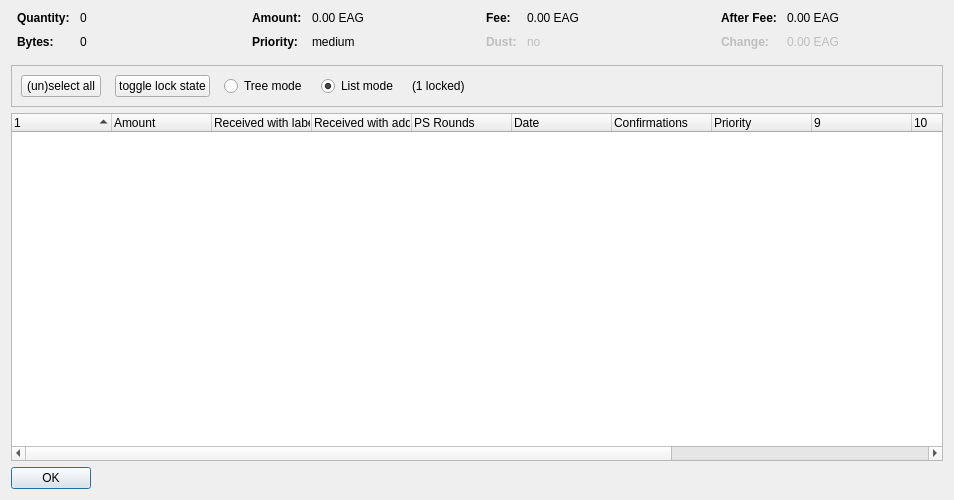
<?xml version="1.0" encoding="UTF-8"?>
<ui version="4.0">
 <class>CoinControlDialog</class>
 <widget class="QDialog" name="CoinControlDialog">
  <property name="geometry">
   <rect>
    <x>0</x>
    <y>0</y>
    <width>954</width>
    <height>500</height>
   </rect>
  </property>
  <property name="windowTitle">
   <string>Coin Selection</string>
  </property>
  <layout class="QVBoxLayout" name="verticalLayout">
   <item>
    <layout class="QHBoxLayout" name="horizontalLayoutTop" stretch="0,0,0,0">
     <property name="topMargin">
      <number>0</number>
     </property>
     <property name="bottomMargin">
      <number>10</number>
     </property>
     <item>
      <layout class="QFormLayout" name="formLayoutCoinControl1">
       <property name="horizontalSpacing">
        <number>10</number>
       </property>
       <property name="verticalSpacing">
        <number>10</number>
       </property>
       <property name="leftMargin">
        <number>6</number>
       </property>
       <property name="rightMargin">
        <number>6</number>
       </property>
       <item row="0" column="0">
        <widget class="QLabel" name="labelCoinControlQuantityText">
         <property name="font">
          <font>
           <weight>75</weight>
           <bold>true</bold>
          </font>
         </property>
         <property name="text">
          <string>Quantity:</string>
         </property>
        </widget>
       </item>
       <item row="0" column="1">
        <widget class="QLabel" name="labelCoinControlQuantity">
         <property name="cursor">
          <cursorShape>IBeamCursor</cursorShape>
         </property>
         <property name="contextMenuPolicy">
          <enum>Qt::ActionsContextMenu</enum>
         </property>
         <property name="text">
          <string notr="true">0</string>
         </property>
         <property name="textInteractionFlags">
          <set>Qt::LinksAccessibleByMouse|Qt::TextSelectableByKeyboard|Qt::TextSelectableByMouse</set>
         </property>
        </widget>
       </item>
       <item row="1" column="0">
        <widget class="QLabel" name="labelCoinControlBytesText">
         <property name="font">
          <font>
           <weight>75</weight>
           <bold>true</bold>
          </font>
         </property>
         <property name="text">
          <string>Bytes:</string>
         </property>
        </widget>
       </item>
       <item row="1" column="1">
        <widget class="QLabel" name="labelCoinControlBytes">
         <property name="cursor">
          <cursorShape>IBeamCursor</cursorShape>
         </property>
         <property name="contextMenuPolicy">
          <enum>Qt::ActionsContextMenu</enum>
         </property>
         <property name="text">
          <string notr="true">0</string>
         </property>
         <property name="textInteractionFlags">
          <set>Qt::LinksAccessibleByMouse|Qt::TextSelectableByKeyboard|Qt::TextSelectableByMouse</set>
         </property>
        </widget>
       </item>
      </layout>
     </item>
     <item>
      <layout class="QFormLayout" name="formLayoutCoinControl2">
       <property name="horizontalSpacing">
        <number>10</number>
       </property>
       <property name="verticalSpacing">
        <number>10</number>
       </property>
       <property name="leftMargin">
        <number>6</number>
       </property>
       <property name="rightMargin">
        <number>6</number>
       </property>
       <item row="0" column="0">
        <widget class="QLabel" name="labelCoinControlAmountText">
         <property name="font">
          <font>
           <weight>75</weight>
           <bold>true</bold>
          </font>
         </property>
         <property name="text">
          <string>Amount:</string>
         </property>
        </widget>
       </item>
       <item row="0" column="1">
        <widget class="QLabel" name="labelCoinControlAmount">
         <property name="cursor">
          <cursorShape>IBeamCursor</cursorShape>
         </property>
         <property name="contextMenuPolicy">
          <enum>Qt::ActionsContextMenu</enum>
         </property>
         <property name="text">
          <string notr="true">0.00 EAG</string>
         </property>
         <property name="textInteractionFlags">
          <set>Qt::LinksAccessibleByMouse|Qt::TextSelectableByKeyboard|Qt::TextSelectableByMouse</set>
         </property>
        </widget>
       </item>
       <item row="1" column="0">
        <widget class="QLabel" name="labelCoinControlPriorityText">
         <property name="font">
          <font>
           <weight>75</weight>
           <bold>true</bold>
          </font>
         </property>
         <property name="text">
          <string>Priority:</string>
         </property>
        </widget>
       </item>
       <item row="1" column="1">
        <widget class="QLabel" name="labelCoinControlPriority">
         <property name="cursor">
          <cursorShape>IBeamCursor</cursorShape>
         </property>
         <property name="contextMenuPolicy">
          <enum>Qt::ActionsContextMenu</enum>
         </property>
         <property name="text">
          <string>medium</string>
         </property>
         <property name="textInteractionFlags">
          <set>Qt::LinksAccessibleByMouse|Qt::TextSelectableByKeyboard|Qt::TextSelectableByMouse</set>
         </property>
        </widget>
       </item>
      </layout>
     </item>
     <item>
      <layout class="QFormLayout" name="formLayoutCoinControl3">
       <property name="horizontalSpacing">
        <number>10</number>
       </property>
       <property name="verticalSpacing">
        <number>10</number>
       </property>
       <property name="leftMargin">
        <number>6</number>
       </property>
       <property name="rightMargin">
        <number>6</number>
       </property>
       <item row="0" column="0">
        <widget class="QLabel" name="labelCoinControlFeeText">
         <property name="font">
          <font>
           <weight>75</weight>
           <bold>true</bold>
          </font>
         </property>
         <property name="text">
          <string>Fee:</string>
         </property>
        </widget>
       </item>
       <item row="0" column="1">
        <widget class="QLabel" name="labelCoinControlFee">
         <property name="cursor">
          <cursorShape>IBeamCursor</cursorShape>
         </property>
         <property name="contextMenuPolicy">
          <enum>Qt::ActionsContextMenu</enum>
         </property>
         <property name="text">
          <string notr="true">0.00 EAG</string>
         </property>
         <property name="textInteractionFlags">
          <set>Qt::LinksAccessibleByMouse|Qt::TextSelectableByKeyboard|Qt::TextSelectableByMouse</set>
         </property>
        </widget>
       </item>
       <item row="1" column="0">
        <widget class="QLabel" name="labelCoinControlLowOutputText">
         <property name="enabled">
          <bool>false</bool>
         </property>
         <property name="font">
          <font>
           <weight>75</weight>
           <bold>true</bold>
          </font>
         </property>
         <property name="text">
          <string>Dust:</string>
         </property>
        </widget>
       </item>
       <item row="1" column="1">
        <widget class="QLabel" name="labelCoinControlLowOutput">
         <property name="enabled">
          <bool>false</bool>
         </property>
         <property name="cursor">
          <cursorShape>IBeamCursor</cursorShape>
         </property>
         <property name="contextMenuPolicy">
          <enum>Qt::ActionsContextMenu</enum>
         </property>
         <property name="text">
          <string>no</string>
         </property>
         <property name="textInteractionFlags">
          <set>Qt::LinksAccessibleByMouse|Qt::TextSelectableByKeyboard|Qt::TextSelectableByMouse</set>
         </property>
        </widget>
       </item>
      </layout>
     </item>
     <item>
      <layout class="QFormLayout" name="formLayoutCoinControl4">
       <property name="horizontalSpacing">
        <number>10</number>
       </property>
       <property name="verticalSpacing">
        <number>10</number>
       </property>
       <property name="leftMargin">
        <number>6</number>
       </property>
       <property name="rightMargin">
        <number>6</number>
       </property>
       <item row="0" column="0">
        <widget class="QLabel" name="labelCoinControlAfterFeeText">
         <property name="font">
          <font>
           <weight>75</weight>
           <bold>true</bold>
          </font>
         </property>
         <property name="text">
          <string>After Fee:</string>
         </property>
        </widget>
       </item>
       <item row="0" column="1">
        <widget class="QLabel" name="labelCoinControlAfterFee">
         <property name="cursor">
          <cursorShape>IBeamCursor</cursorShape>
         </property>
         <property name="contextMenuPolicy">
          <enum>Qt::ActionsContextMenu</enum>
         </property>
         <property name="text">
          <string notr="true">0.00 EAG</string>
         </property>
         <property name="textInteractionFlags">
          <set>Qt::LinksAccessibleByMouse|Qt::TextSelectableByKeyboard|Qt::TextSelectableByMouse</set>
         </property>
        </widget>
       </item>
       <item row="1" column="0">
        <widget class="QLabel" name="labelCoinControlChangeText">
         <property name="enabled">
          <bool>false</bool>
         </property>
         <property name="font">
          <font>
           <weight>75</weight>
           <bold>true</bold>
          </font>
         </property>
         <property name="text">
          <string>Change:</string>
         </property>
        </widget>
       </item>
       <item row="1" column="1">
        <widget class="QLabel" name="labelCoinControlChange">
         <property name="enabled">
          <bool>false</bool>
         </property>
         <property name="cursor">
          <cursorShape>IBeamCursor</cursorShape>
         </property>
         <property name="contextMenuPolicy">
          <enum>Qt::ActionsContextMenu</enum>
         </property>
         <property name="text">
          <string notr="true">0.00 EAG</string>
         </property>
         <property name="textInteractionFlags">
          <set>Qt::LinksAccessibleByMouse|Qt::TextSelectableByKeyboard|Qt::TextSelectableByMouse</set>
         </property>
        </widget>
       </item>
      </layout>
     </item>
    </layout>
   </item>
   <item>
    <widget class="QFrame" name="frame">
     <property name="minimumSize">
      <size>
       <width>0</width>
       <height>40</height>
      </size>
     </property>
     <property name="frameShape">
      <enum>QFrame::StyledPanel</enum>
     </property>
     <property name="frameShadow">
      <enum>QFrame::Sunken</enum>
     </property>
     <layout class="QHBoxLayout" name="horizontalLayout">
      <item>
       <layout class="QHBoxLayout" name="horizontalLayoutPanel" stretch="0,0,0,0,0,0">
        <property name="spacing">
         <number>14</number>
        </property>
        <item>
         <widget class="QPushButton" name="pushButtonSelectAll">
          <property name="sizePolicy">
           <sizepolicy hsizetype="Maximum" vsizetype="Fixed">
            <horstretch>0</horstretch>
            <verstretch>0</verstretch>
           </sizepolicy>
          </property>
          <property name="text">
           <string>(un)select all</string>
          </property>
          <property name="autoDefault">
           <bool>false</bool>
          </property>
         </widget>
        </item>
        <item>
         <widget class="QPushButton" name="pushButtonToggleLock">
          <property name="sizePolicy">
           <sizepolicy hsizetype="Maximum" vsizetype="Fixed">
            <horstretch>0</horstretch>
            <verstretch>0</verstretch>
           </sizepolicy>
          </property>
          <property name="text">
           <string>toggle lock state</string>
          </property>
          <property name="autoDefault">
           <bool>false</bool>
          </property>
         </widget>
        </item>
        <item>
         <widget class="QRadioButton" name="radioTreeMode">
          <property name="sizePolicy">
           <sizepolicy hsizetype="Maximum" vsizetype="Fixed">
            <horstretch>0</horstretch>
            <verstretch>0</verstretch>
           </sizepolicy>
          </property>
          <property name="text">
           <string>Tree mode</string>
          </property>
         </widget>
        </item>
        <item>
         <widget class="QRadioButton" name="radioListMode">
          <property name="sizePolicy">
           <sizepolicy hsizetype="Maximum" vsizetype="Fixed">
            <horstretch>0</horstretch>
            <verstretch>0</verstretch>
           </sizepolicy>
          </property>
          <property name="text">
           <string>List mode</string>
          </property>
          <property name="checked">
           <bool>true</bool>
          </property>
         </widget>
        </item>
        <item>
         <widget class="QLabel" name="labelLocked">
          <property name="text">
           <string>(1 locked)</string>
          </property>
         </widget>
        </item>
        <item>
         <spacer name="horizontalSpacer">
          <property name="orientation">
           <enum>Qt::Horizontal</enum>
          </property>
          <property name="sizeHint" stdset="0">
           <size>
            <width>40</width>
            <height>20</height>
           </size>
          </property>
         </spacer>
        </item>
       </layout>
      </item>
     </layout>
    </widget>
   </item>
   <item>
    <widget class="CoinControlTreeWidget" name="treeWidget">
     <property name="contextMenuPolicy">
      <enum>Qt::CustomContextMenu</enum>
     </property>
     <property name="sortingEnabled">
      <bool>false</bool>
     </property>
     <property name="columnCount">
      <number>13</number>
     </property>
     <attribute name="headerShowSortIndicator" stdset="0">
      <bool>true</bool>
     </attribute>
     <attribute name="headerStretchLastSection">
      <bool>false</bool>
     </attribute>
     <column>
      <property name="text">
       <string/>
      </property>
     </column>
     <column>
      <property name="text">
       <string>Amount</string>
      </property>
     </column>
     <column>
      <property name="text">
       <string>Received with label</string>
      </property>
     </column>
     <column>
      <property name="text">
       <string>Received with address</string>
      </property>
     </column>
     <column>
      <property name="text">
       <string>PS Rounds</string>
      </property>
     </column>
     <column>
      <property name="text">
       <string>Date</string>
      </property>
     </column>
     <column>
      <property name="text">
       <string>Confirmations</string>
      </property>
      <property name="toolTip">
       <string>Confirmed</string>
      </property>
     </column>
     <column>
      <property name="text">
       <string>Priority</string>
      </property>
     </column>
     <column>
      <property name="text">
       <string/>
      </property>
     </column>
     <column>
      <property name="text">
       <string/>
      </property>
     </column>
     <column>
      <property name="text">
       <string/>
      </property>
     </column>
     <column>
      <property name="text">
       <string/>
      </property>
     </column>
     <column>
      <property name="text">
       <string/>
      </property>
     </column>
    </widget>
   </item>
   <item>
    <widget class="QDialogButtonBox" name="buttonBox">
     <property name="sizePolicy">
      <sizepolicy hsizetype="Maximum" vsizetype="Fixed">
       <horstretch>0</horstretch>
       <verstretch>0</verstretch>
      </sizepolicy>
     </property>
     <property name="orientation">
      <enum>Qt::Horizontal</enum>
     </property>
     <property name="standardButtons">
      <set>QDialogButtonBox::Ok</set>
     </property>
    </widget>
   </item>
  </layout>
 </widget>
 <customwidgets>
  <customwidget>
   <class>CoinControlTreeWidget</class>
   <extends>QTreeWidget</extends>
   <header>coincontroltreewidget.h</header>
  </customwidget>
 </customwidgets>
 <resources/>
 <connections/>
</ui>
